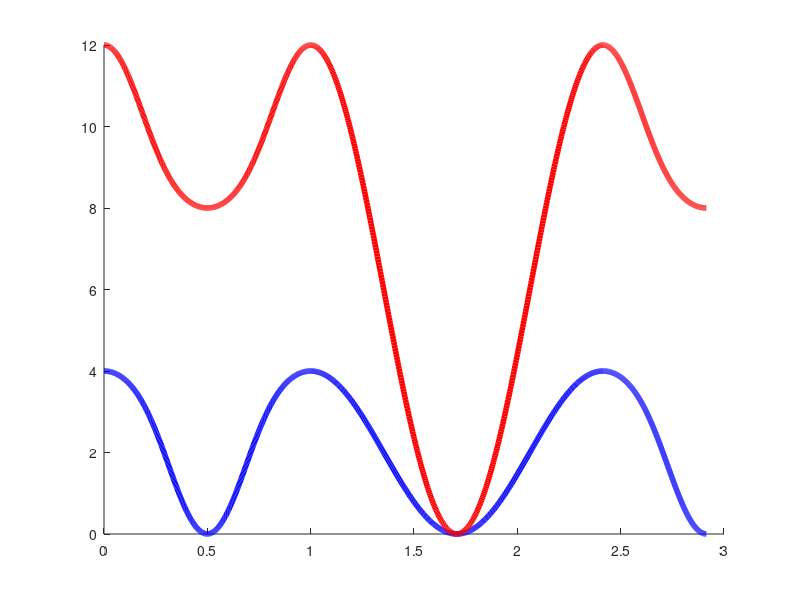

Source code (MATLAB):
clear all
t1=1;
t2=2;
tz=0%0.5*t1;
U=0%2*t1;
if(t1>t2)
    shift=-2*t2+4*t1;
else
    shift=2*t2;
end
E1=zeros(1000);
E2=zeros(1000);
figure
hold on
for i=1:3
    if(i==1)
        kx=linspace(0,2*pi,500);
        ky=0;
    end
    if(i==2)
        kx=linspace(2*pi,0,500);
        ky=-kx+2*pi;
    end
    if(i==3)
        kx=0;
        ky=linspace(2*pi,pi,500);
    end
% [kx,ky]=meshgrid(0:0.01:2*pi)
    a=2*t2.*cos(kx)+U+shift;
    b=4*t1.*cos(kx/2).*cos(ky/2);
    c=b;
    d=2*t2.*cos(ky)+U+shift;
    x=U;
    y=x;
%     E1=(a.^2/2 + d.^2/2 - x^2 + b.*c + ((a+d).*((a-d).^2 + 4.*b.*c).^(1/2))./2).^(1/2);%-shift;
%     E2=(a.^2/2 + d.^2/2 - x^2 + b.*c - ((a+d).*((a-d).^2 + 4.*b.*c).^(1/2))./2).^(1/2);%-shift;
E1=(b.*c - (a.^4 - 2.*a.^2.*d.^2 - 2.*a.^2.*x.^2 + 2.*a.^2.*y.^2 + 4.*b.*c.*a.^2 + 8.*b.*c.*a.*d + d.^4 + 2.*d.^2.*x.^2 - 2.*d.^2.*y.^2 + 4.*b.*c.*d.^2 + x.^4 - 2.*x.^2.*y.^2 - 4.*b.*c.*x.^2 + 8.*b.*c.*x.*y + y.^4 - 4.*b.*c.*y.^2).^(1/2)/2 + a.^2/2 + d.^2/2 - x.^2/2 - y.^2/2).^(1/2);
E2=(b.*c + (a.^4 - 2.*a.^2.*d.^2 - 2.*a.^2.*x.^2 + 2.*a.^2.*y.^2 + 4.*b.*c.*a.^2 + 8.*b.*c.*a.*d + d.^4 + 2.*d.^2.*x.^2 - 2.*d.^2.*y.^2 + 4.*b.*c.*d.^2 + x.^4 - 2.*x.^2.*y.^2 - 4.*b.*c.*x.^2 + 8.*b.*c.*x.*y + y.^4 - 4.*b.*c.*y.^2).^(1/2)/2 + a.^2/2 + d.^2/2 - x.^2/2 - y.^2/2).^(1/2);

%  mesh(kx,ky,E1)
%  hold  on
%  mesh(kx,ky,E2)
    if(i==1)
        plot(kx/2/pi,E1,'b','linewidth',4)
        plot(kx/2/pi,E2,'r','linewidth',4)
    end
    if(i==2)
        plot(1+(2*pi-kx)*sqrt(2)/2/pi,E1,'b','linewidth',4)
        plot(1+(2*pi-kx)*sqrt(2)/2/pi,E2,'r','linewidth',4)
    end
    if(i==3)
        plot(1+sqrt(2)+(2*pi-ky)/2/pi,E1,'b','linewidth',4)
        plot(1+sqrt(2)+(2*pi-ky)/2/pi,E2,'r','linewidth',4)
    end
end
% % axis([0 1.5+sqrt(2) 0 20])
% box on
% grid on